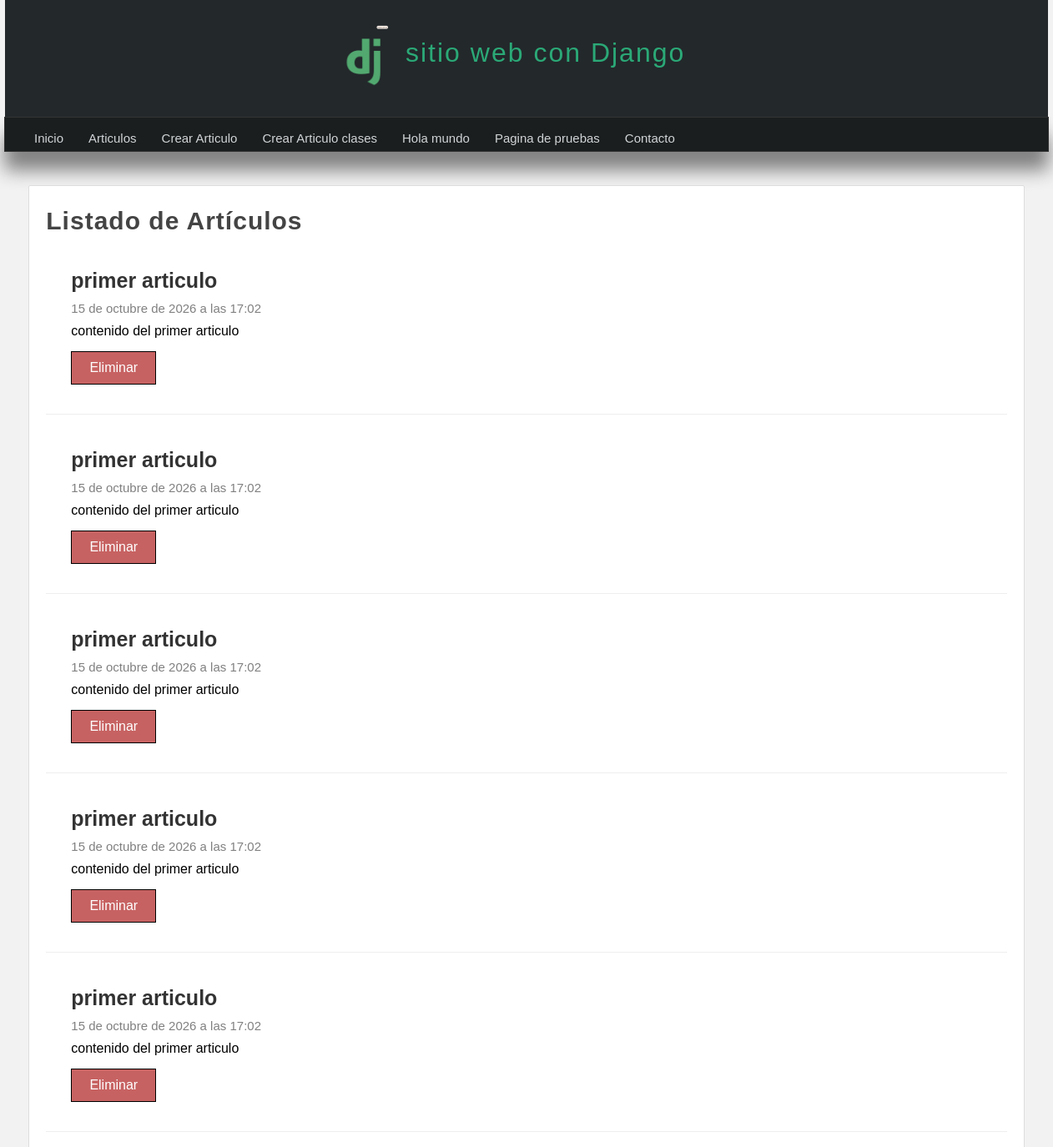
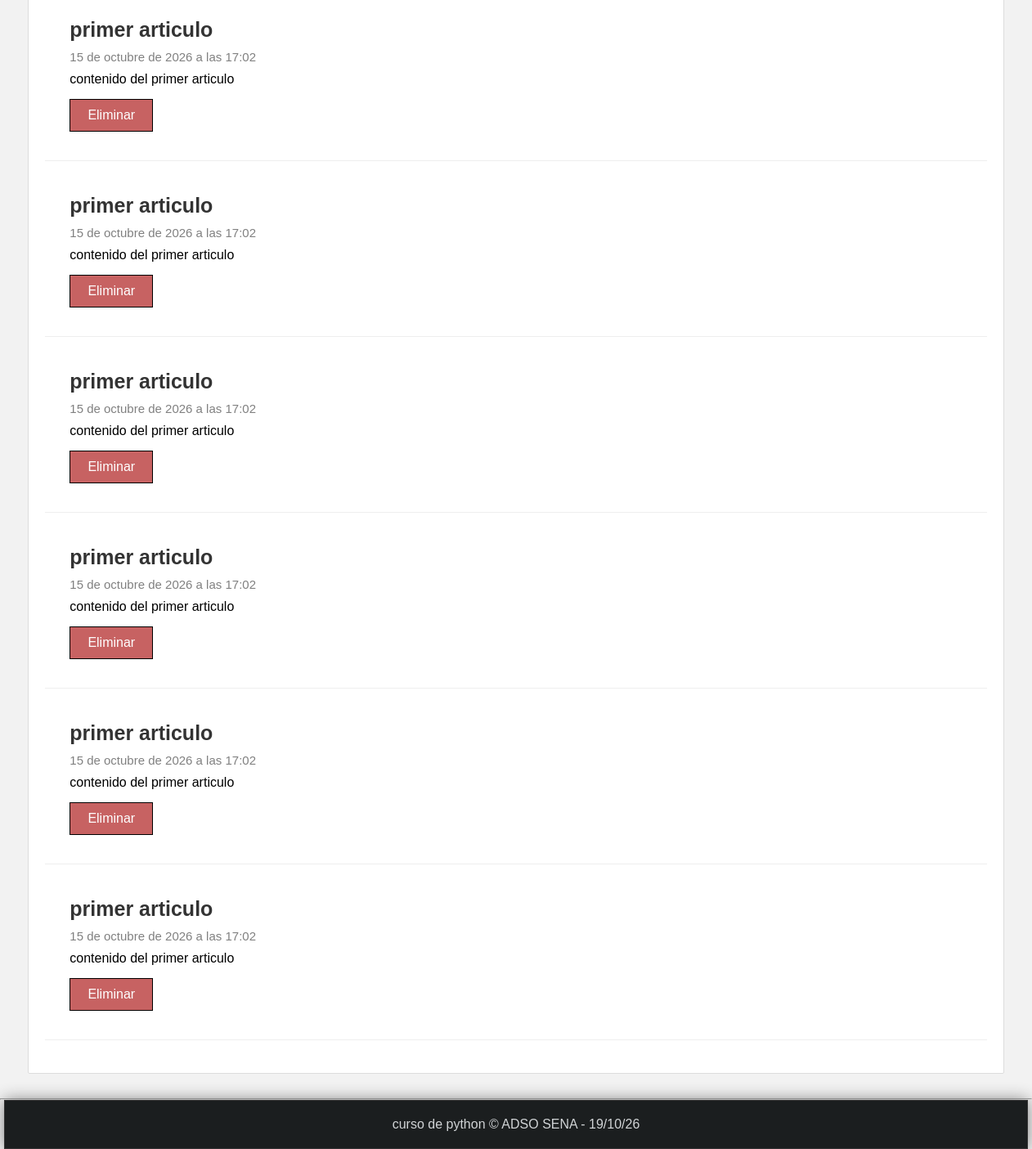
The page /articulo/ on the database as committed earlier (2 pictures, top to bottom).
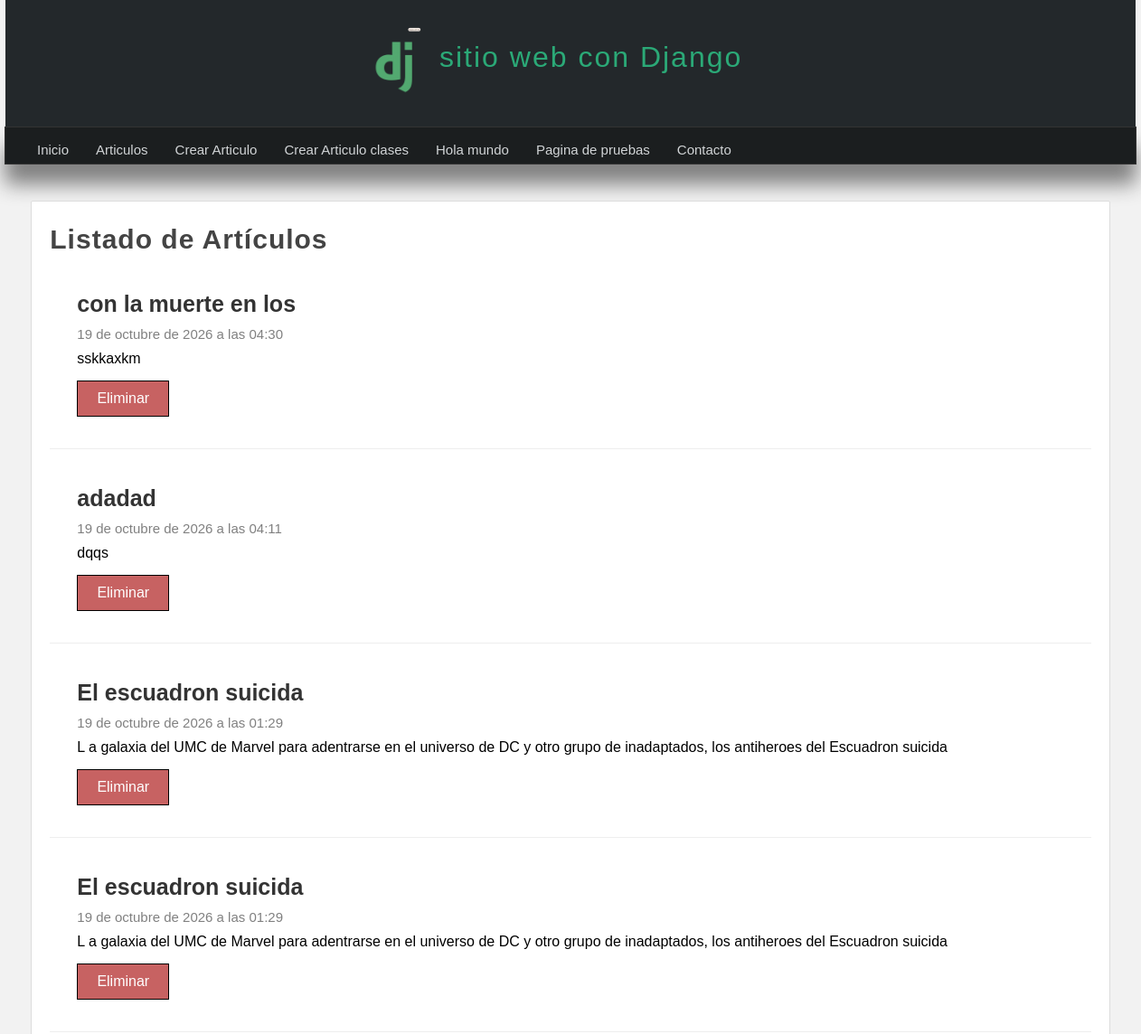
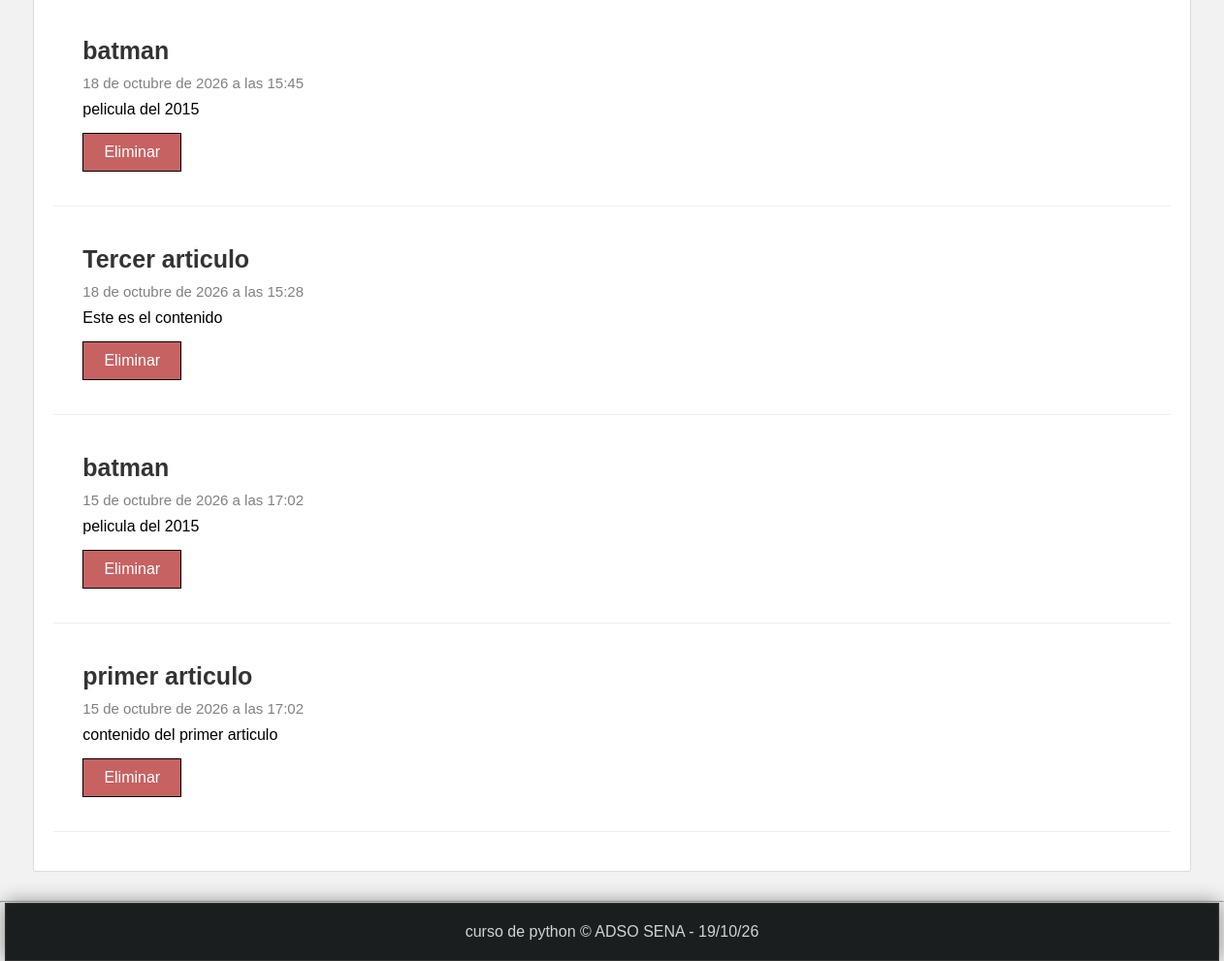
The same page on the database as committed later (2 pictures, top to bottom).
### miapp/models.py (models this page shows, shortened)
class Article(models.Model):
    title = models.CharField(max_length=150, verbose_name='Título')
    content = models.TextField(verbose_name='Contenido')
    image = models.ImageField(default='null', verbose_name='Imagen', upload_to="articles")
    public = models.BooleanField(verbose_name='¿Publicado?')
    created_at = models.DateTimeField(auto_now_add=True)
    updated_at = models.DateTimeField(auto_now=True)
    class Meta:
        verbose_name = 'Artículo'
        verbose_name_plural = 'Artículos'

### miapp/views.py (the view)
# urls.py: path('articulo/', views.articulos, name="articulo" ),
def articulos(request): #creacion de la vista articulos
    articulos = Article.objects.filter(public=True).order_by('-id') #En este caso no usamos el metodo get si no el metodo all()
    """
    #Consultas con condiciones filter para filtrar por un valor especifico
    articulos = Article.objects.filter(title_contains = "Tiburón")

    #Realizar una consulta que muestre solo los esten publicados y excluya bajo una condición
    articulos = Article.objects.filter(title = "Tiburón",).exclude(public=True)

    #Consulta ejecutando SQL
    articulos = Article.objects.raw("SELECT * FROM miapp_articulo WHERE title='Tiburón' AND public=1")

    #Consulta utilizando el ORM con Q
    articulos = Article.objects.filter(
        Q(title_contains="John") | Q(title_contains="Señor")
    )
    """
    return render(request, 'articulos.html', {
        'articulos' : articulos #pasamos el request, 'articulos.html' y como tercer parametro 'articulos' : articulos pasamos un diccionario con las variables que deseamos mostrar
    })

### miapp/templates/articulos.html (shortened to what this page needs)
{% extends 'layout.html' %}
{% block content %}
<h1 class="title">Listado de Artículos</h1>
    {% for articulo in articulos %}
        <article class="article-item">
            <div class="data">
                <h2>{{articulo.title}}</h2>
                <span class="date">{{articulo.created_at}}</span>
                <p>
                    {{articulo.content}}
                    <a href = "{% url 'borrar' id=articulo.id %}" class="btn btn-delete">Eliminar</a>
                </p>
            </div>
        </article>
    {% endfor %}
{% endblock %}

Rows that differ between the two databases and show on the page:
removed Article: title "primer articulo", created_at "15 de octubre de 2026 a las 17:02", content "contenido del primer articulo"
removed Article: title "primer articulo", created_at "15 de octubre de 2026 a las 17:02", content "contenido del primer articulo"
removed Article: title "primer articulo", created_at "15 de octubre de 2026 a las 17:02", content "contenido del primer articulo"
removed Article: title "primer articulo", created_at "15 de octubre de 2026 a las 17:02", content "contenido del primer articulo"
removed Article: title "primer articulo", created_at "15 de octubre de 2026 a las 17:02", content "contenido del primer articulo"
removed Article: title "primer articulo", created_at "15 de octubre de 2026 a las 17:02", content "contenido del primer articulo"
removed Article: title "primer articulo", created_at "15 de octubre de 2026 a las 17:02", content "contenido del primer articulo"
removed Article: title "primer articulo", created_at "15 de octubre de 2026 a las 17:02", content "contenido del primer articulo"
removed Article: title "primer articulo", created_at "15 de octubre de 2026 a las 17:02", content "contenido del primer articulo"
added Article: title "con la muerte en los", created_at "19 de octubre de 2026 a las 04:30", content "sskkaxkm"
added Article: title "adadad", created_at "19 de octubre de 2026 a las 04:11", content "dqqs"
added Article: title "El escuadron suicida", created_at "19 de octubre de 2026 a las 01:29", content "L a galaxia del UMC de Marvel para adentrarse en el universo de DC y otro grupo de inadaptados, los antiheroes del Escuadron suicida"
added Article: title "El escuadron suicida", created_at "19 de octubre de 2026 a las 01:29", content "L a galaxia del UMC de Marvel para adentrarse en el universo de DC y otro grupo de inadaptados, los antiheroes del Escuadron suicida"
added Article: title "batman", created_at "18 de octubre de 2026 a las 15:45", content "pelicula del 2015"
added Article: title "Tercer articulo", created_at "18 de octubre de 2026 a las 15:28", content "Este es el contenido"
changed Article (number 7 of 8 on the later page): title "primer articulo" → "batman"; content "contenido del primer articulo" → "pelicula del 2015"
